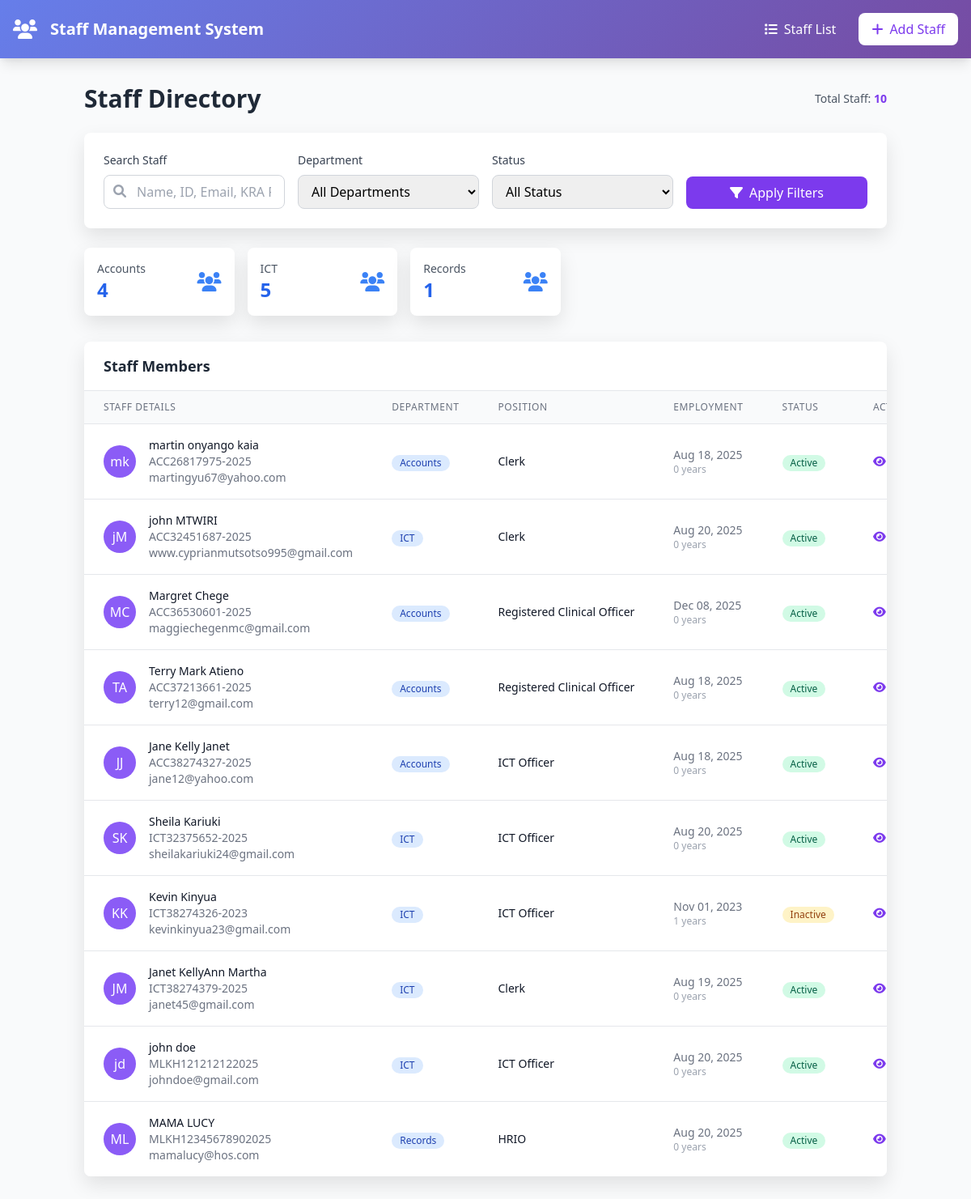
Page / (signed in) on the earlier database version.
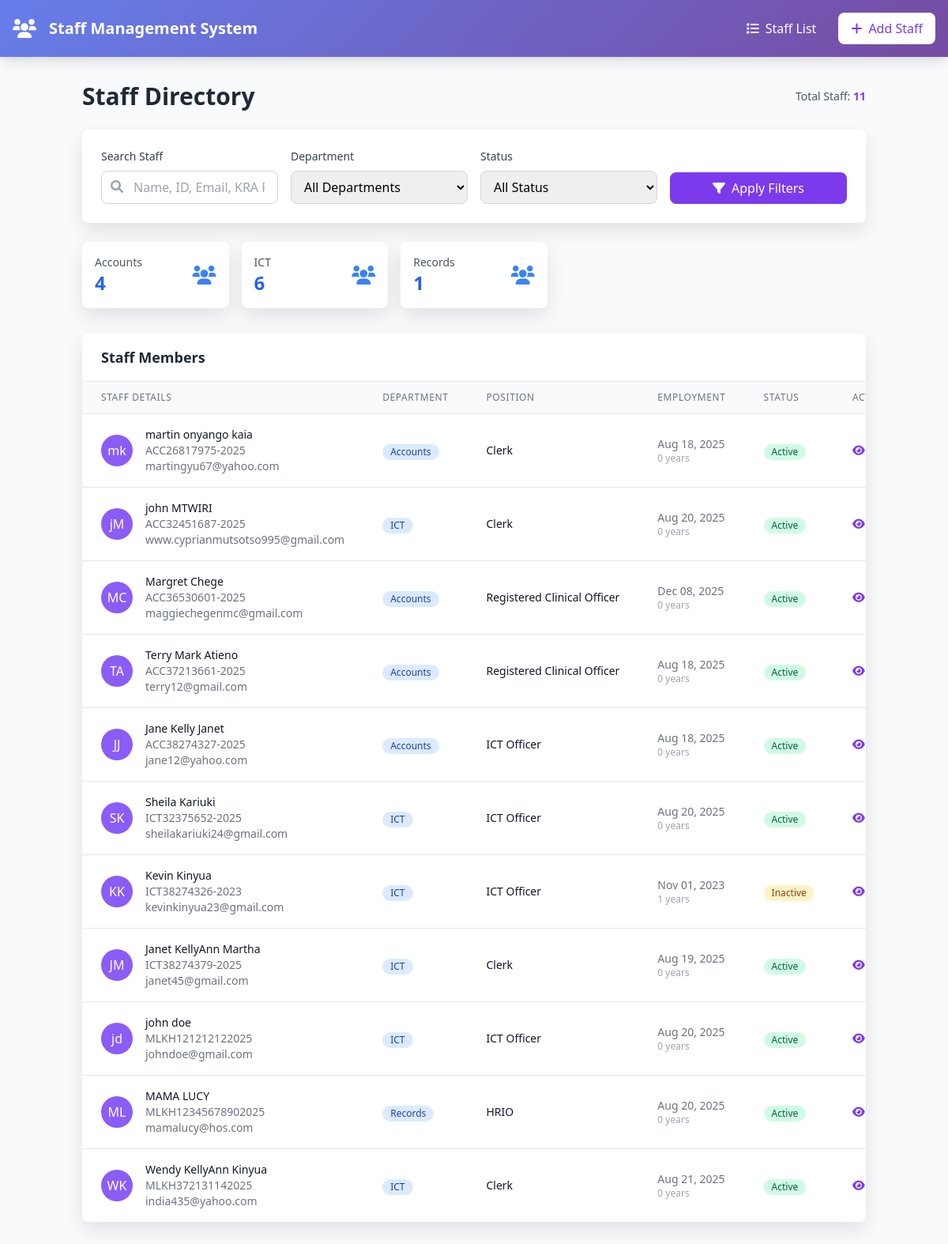
Same page on the later database version.
### core/models.py (models this page shows, shortened)
class Department(models.Model):
    name = models.CharField(max_length=100, unique=True, verbose_name=_("Department Name"))
    code = models.CharField(
        max_length=3,
        unique=True,
        validators=[RegexValidator(r'^[A-Z]{3}$', 'Code must be 3 uppercase letters')],
        verbose_name=_("Department Code")
    )
    description = models.TextField(blank=True, null=True, verbose_name=_("Description"))
    created_at = models.DateTimeField(auto_now_add=True)
    updated_at = models.DateTimeField(auto_now=True)
    class Meta:
        ordering = ['name']

class Staff(models.Model):
    GENDER_CHOICES = [
        ('M', 'Male'),
        ('F', 'Female'),
        ('O', 'Other'),
    ]
    EMPLOYMENT_STATUS_CHOICES = [
        ('ACTIVE', 'Active'),
        ('INACTIVE', 'Inactive'),
        ('TERMINATED', 'Terminated'),
        ('RETIRED', 'Retired'),
    ]
    EMPLOYMENT_CATEGORY_CHOICES = [
        ('LOCUM', 'Locum'),
        ('CASUAL', 'Casual'),
    ]
    user = models.OneToOneField(User, on_delete=models.CASCADE, null=True, blank=True, verbose_name=_("User Account"))
    first_name = models.CharField(max_length=50, verbose_name=_("First Name"))
    middle_name = models.CharField(max_length=50, blank=True, null=True, verbose_name=_("Middle Name"))
    last_name = models.CharField(max_length=50, verbose_name=_("Last Name"))
    email = models.EmailField(unique=True, verbose_name=_("Email"))
    phone = models.CharField(max_length=15, verbose_name=_("Phone Number"))
    gender = models.CharField(max_length=1, choices=GENDER_CHOICES, verbose_name=_("Gender"))
    date_of_birth = models.DateField(verbose_name=_("Date of Birth"))
    national_id = models.CharField(max_length=20, unique=True, verbose_name=_("National ID"))
    address = models.TextField(verbose_name=_("Address"))
    department = models.ForeignKey(Department, on_delete=models.CASCADE, related_name='staff_members', verbose_name=_("Department"))
    position = models.CharField(max_length=100, verbose_name=_("Position"))
    employment_date = models.DateField(verbose_name=_("Employment Date"))
    employment_status = models.CharField(
        max_length=20,
        choices=EMPLOYMENT_STATUS_CHOICES,
        default='ACTIVE',
        verbose_name=_("Employment Status")
    )
    employment_category = models.CharField(max_length=20, choices=EMPLOYMENT_CATEGORY_CHOICES)
    salary = models.DecimalField(max_digits=10, decimal_places=2, blank=True, null=True, verbose_name=_("Salary"))
    emergency_contact_name = models.CharField(max_length=100, blank=True, null=True, verbose_name=_("Emergency Contact Name"))
    emergency_contact_phone = models.CharField(max_length=15, blank=True, null=True, verbose_name=_("Emergency Contact Phone"))
    emergency_contact_relationship = models.CharField(max_length=50, blank=True, null=True, verbose_name=_("Emergency Contact Relationship"))
    kra_pin = models.CharField(
        max_length=11,
        unique=True,
        blank=True,
        null=True,
        validators=[RegexValidator(r'^[A-Za-z][0-9]{9}[A-Za-z]$', 'KRA PIN must be 11 characters: 1 letter, 9 digits, 1 letter')],
        verbose_name=_("KRA PIN")
    )
    unique_id = models.CharField(max_length=30, unique=True, editable=False, verbose_name=_("Unique ID"))
    is_admin = models.BooleanField(default=False, verbose_name=_("Is Admin"))
    created_at = models.DateTimeField(auto_now_add=True)
    updated_at = models.DateTimeField(auto_now=True)
    @property
    def full_name(self):
        if self.middle_name:
            return f"{self.first_name} {self.middle_name} {self.last_name}"
        return f"{self.first_name} {self.last_name}"
    @property
    def years_of_service(self):
        current_date = timezone.now().date()
        years = current_date.year - self.employment_date.year
        if (current_date.month, current_date.day) < (self.employment_date.month, self.employment_date.day):
            years -= 1
        return max(0, years)
    class Meta:
        ordering = ['unique_id']
        verbose_name_plural = "Staff"

### core/views.py (the view, shortened to what this page needs)
# urls.py: path('', views.staff_list, name='staff_list'),
@login_required
def staff_list(request):
    search_query = request.GET.get('search', '')
    department_id = request.GET.get('department', '')
    status = request.GET.get('status', '')
    staff = Staff.objects.all()
    if department_id:
        staff = staff.filter(department__id=department_id)
    if status:
        staff = staff.filter(employment_status=status)
    departments = Department.objects.annotate(staff_count=Count('staff_members'))
    context = {
        'staff_list': staff,
        'departments': departments,
        'search_query': search_query,
        'current_dept': department_id,
        'current_status': status,
    }
    return render(request, 'staff_list.html', context)

### templates/staff_list.html (shortened to what this page needs)
{% extends 'base.html' %}
{% block content %}
<div class="container mx-auto px-4 py-8">
    <div class="mb-8">
        <div class="flex justify-between items-center mb-6">
            <h2 class="text-3xl font-bold text-gray-800">Staff Directory</h2>
            <div class="text-sm text-gray-600">
                Total Staff: <span class="font-semibold text-purple-600">{{ staff_list.count }}</span>
            </div>
        </div>
        <div class="bg-white rounded-lg card-shadow p-6 mb-6">
            <form method="GET" id="staffFilterForm" class="grid grid-cols-1 md:grid-cols-4 gap-4">
                <div>
                    <label class="block text-sm font-medium text-gray-700 mb-2">Search Staff</label>
                    <div class="relative">
                        <input type="text" id="searchInput" name="search" value="{{ search_query|default:'' }}"
                            placeholder="Name, ID, Email, KRA PIN..."
                            class="w-full pl-10 pr-4 py-2 border border-gray-300 rounded-lg focus:ring-2 focus:ring-purple-500 focus:border-transparent">
                        <i class="fas fa-search absolute left-3 top-3 text-gray-400"></i>
                    </div>
                </div>
                <div>
                    <label class="block text-sm font-medium text-gray-700 mb-2">Department</label>
                    <select name="department" id="deptFilter" class="w-full py-2 px-3 border border-gray-300 rounded-lg focus:ring-2 focus:ring-purple-500 focus:border-transparent">
                        <option value="">All Departments</option>
                    </select>
                </div>
                <div>
                    <label class="block text-sm font-medium text-gray-700 mb-2">Status</label>
                    <select name="status" id="statusFilter" class="w-full py-2 px-3 border border-gray-300 rounded-lg focus:ring-2 focus:ring-purple-500 focus:border-transparent">
                        <option value="">All Status</option>
                    </select>
                </div>
                <div class="flex items-end">
                    <button type="submit" class="w-full bg-purple-600 text-white py-2 px-4 rounded-lg hover:bg-purple-700 transition duration-200">
                        <i class="fas fa-filter mr-2"></i>Apply Filters
                    </button>
                </div>
            </form>
        </div>
        <div class="grid grid-cols-1 md:grid-cols-5 gap-4 mb-8">
            {% for dept in departments %}
            <a href="{% url 'core:department_staff' dept.id %}" class="bg-white rounded-lg card-shadow p-4 hover-scale cursor-pointer block">
                <div class="flex items-center justify-between">
                    <div>
                        <p class="text-sm font-medium text-gray-600">{{ dept.name }}</p>
                        <p class="text-2xl font-bold text-blue-600">{{ dept.staff_count }}</p>
                    </div>
                    <i class="fas fa-users text-blue-500 text-2xl"></i>
                </div>
            </a>
            {% endfor %}
        </div>
        <div class="bg-white rounded-lg card-shadow overflow-hidden">
            <div class="px-6 py-4 border-b border-gray-200">
                <h3 class="text-lg font-semibold text-gray-800">Staff Members</h3>
            </div>
            {% if staff_list %}
            <div class="overflow-x-auto">
                <table class="min-w-full divide-y divide-gray-200">
                    <thead class="bg-gray-50">
                        <tr>
                            <th class="px-6 py-3 text-left text-xs font-medium text-gray-500 uppercase tracking-wider">Staff Details</th>
                            <th class="px-6 py-3 text-left text-xs font-medium text-gray-500 uppercase tracking-wider">Department</th>
                            <th class="px-6 py-3 text-left text-xs font-medium text-gray-500 uppercase tracking-wider">Position</th>
                            <th class="px-6 py-3 text-left text-xs font-medium text-gray-500 uppercase tracking-wider">Employment</th>
                            <th class="px-6 py-3 text-left text-xs font-medium text-gray-500 uppercase tracking-wider">Status</th>
                            <th class="px-6 py-3 text-left text-xs font-medium text-gray-500 uppercase tracking-wider">Actions</th>
                        </tr>
                    </thead>
                    <tbody class="bg-white divide-y divide-gray-200">
                        {% for staff in staff_list %}
                        <tr class="hover:bg-gray-50">
                            <td class="px-6 py-4 whitespace-nowrap">
                                <div class="flex items-center">
                                    <div class="h-10 w-10 flex-shrink-0">
                                        <div class="h-10 w-10 rounded-full bg-purple-500 flex items-center justify-center">
                                            <span class="text-white font-medium">
                                                {{ staff.first_name.0 }}{{ staff.last_name.0 }}
                                            </span>
                                        </div>
                                    </div>
                                    <div class="ml-4">
                                        <div class="text-sm font-medium text-gray-900">{{ staff.full_name }}</div>
                                        <div class="text-sm text-gray-500">{{ staff.unique_id }}</div>
                                        <div class="text-sm text-gray-500">{{ staff.email }}</div>
                                    </div>
                                </div>
                            </td>
                            <td class="px-6 py-4 whitespace-nowrap">
                                <span class="inline-flex items-center px-2.5 py-0.5 rounded-full text-xs font-medium bg-blue-100 text-blue-800">
                                    {{ staff.department.name }}
                                </span>
                            </td>
                            <td class="px-6 py-4 whitespace-nowrap text-sm text-gray-900">{{ staff.position }}</td>
                            <td class="px-6 py-4 whitespace-nowrap text-sm text-gray-500">
                                <div>{{ staff.employment_date|date:"M d, Y" }}</div>
                                <div class="text-xs text-gray-400">{{ staff.years_of_service }} years</div>
                            </td>
                            <td class="px-6 py-4 whitespace-nowrap">
                                <span class="inline-flex items-center px-2.5 py-0.5 rounded-full text-xs font-medium
                                    {% if staff.employment_status == 'ACTIVE' %}bg-green-100 text-green-800
                                    {% elif staff.employment_status == 'INACTIVE' %}bg-yellow-100 text-yellow-800
                                    {% elif staff.employment_status == 'TERMINATED' %}bg-red-100 text-red-800
                                    {% elif staff.employment_status == 'RETIRED' %}bg-gray-100 text-gray-800
                                    {% endif %}">
                                    {{ staff.get_employment_status_display }}
                                </span>
                            </td>
                            <td class="px-6 py-4 whitespace-nowrap text-sm font-medium">
                                <a href="{% url 'core:staff_detail' staff.unique_id %}" class="text-purple-600 hover:text-purple-900 mr-3">
                                    <i class="fas fa-eye"></i>
                                </a>
                            </td>
                        </tr>
                        {% endfor %}
                    </tbody>
                </table>
            </div>
            {% endif %}
        </div>
    </div>
</div>
{% endblock %}

### templates/base.html (shortened to what this page needs)
{% load static %}
<!DOCTYPE html>
<html lang="en">
<head>
    <link href="https://cdnjs.cloudflare.com/ajax/libs/tailwindcss/2.2.19/tailwind.min.css" rel="stylesheet">
    <link href="https://cdnjs.cloudflare.com/ajax/libs/font-awesome/6.0.0/css/all.min.css" rel="stylesheet">
</head>
<body class="bg-gray-50 min-h-screen">
    <nav class="gradient-bg shadow-lg">
        <div class="max-w-7xl mx-auto px-4">
            <div class="flex justify-between items-center py-4">
                <div class="flex items-center space-x-4">
                    <i class="fas fa-users text-white text-2xl"></i>
                    <h1 class="text-white text-xl font-bold">Staff Management System</h1>
                </div>
                <div class="flex items-center space-x-4">
                    <a href="{% url 'core:staff_list' %}" class="text-white hover:text-gray-200 px-3 py-2 rounded transition duration-200">
                        <i class="fas fa-list mr-2"></i>Staff List
                    </a>
                    <a href="{% url 'core:staff_create' %}" class="bg-white text-purple-600 px-4 py-2 rounded-lg hover:bg-gray-100 transition duration-200">
                        <i class="fas fa-plus mr-2"></i>Add Staff
                    </a>
                </div>
            </div>
        </div>
    </nav>
    <main>
        {% block content %}
        {% endblock %}
    </main>
</body>
</html>

### templates/base.html (style rules this page uses)
.gradient-bg { background: linear-gradient(135deg, #667eea 0%, #764ba2 100%); }
.card-shadow { box-shadow: 0 10px 25px rgba(0,0,0,0.1); }
.hover-scale { transition: transform 0.2s; }

Differences in the rows shown:
computed for Department "ICT": staff_count "5" → "6"
added Staff: first_name.0 "W", last_name.0 "K", full_name "Wendy KellyAnn Kinyua", unique_id "MLKH372131142025", email "india435@yahoo.com", department.name "ICT", position "Clerk", employment_date "Aug 21, 2025", years_of_service "0", employment_status "Active"
Other differences:
{{ staff_list.count }}: "10" → "11"
